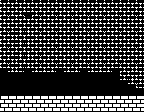

This game map was drawn from its Tiled (.tmx) file and the tilesets committed beside it. A one-line description and the full map source follow:
An orthogonal 18x28 tile map with 8x4 px tiles, 1 tile layer (Capa de Patrones 1).

<map version="1.2" tiledversion="1.2.5" orientation="orthogonal" renderorder="right-down" width="18" height="28" tilewidth="8" tileheight="4" infinite="0" nextlayerid="2" nextobjectid="1">
 <tileset firstgid="1" source="patrones8x4_3.tsx" />
 <layer id="1" name="Capa de Patrones 1" width="18" height="28">
  <data encoding="csv">
81,82,81,82,81,82,81,82,81,82,81,82,81,82,81,82,81,82,
91,92,91,92,91,92,91,92,91,92,91,92,91,92,91,92,91,92,
101,102,101,102,101,102,101,102,101,102,101,102,101,102,101,102,101,102,
111,112,111,200,111,112,111,112,111,112,111,112,111,112,111,112,111,112,
81,82,81,82,81,82,81,82,81,82,81,82,81,82,81,82,81,82,
91,92,91,92,91,92,91,92,91,92,91,92,91,92,91,92,91,92,
101,102,101,102,101,102,101,102,101,102,101,102,101,102,101,102,101,102,
111,112,111,112,111,112,111,112,111,112,111,112,111,112,111,112,111,112,
81,82,91,92,81,82,81,82,81,82,81,82,81,82,81,82,81,82,
91,92,101,102,91,92,91,92,91,92,91,92,91,92,91,92,91,92,
101,102,111,112,81,82,101,102,101,102,101,102,101,102,101,102,101,102,
111,112,91,92,91,92,111,112,111,112,111,112,111,112,111,112,111,112,
81,82,101,102,101,102,81,82,81,82,81,82,81,82,81,82,81,82,
91,92,111,112,111,112,91,92,91,92,91,92,91,92,91,92,91,92,
101,102,91,92,101,102,101,102,101,102,101,102,101,102,101,102,101,102,
111,112,101,102,111,112,111,112,111,112,111,112,111,112,111,112,111,112,
81,82,111,112,81,82,81,82,81,82,81,82,81,82,81,81,82,82,
200,92,81,200,91,92,91,200,91,92,200,92,91,92,200,91,92,82,
200,200,200,200,200,200,200,200,200,200,200,200,200,200,200,101,102,92,
200,200,200,200,200,200,200,200,200,200,200,200,200,200,200,111,112,102,
200,200,200,200,200,200,200,200,200,200,200,200,200,200,200,200,111,112,
200,200,200,200,200,200,200,200,200,200,200,200,200,200,200,200,200,81,
200,200,200,200,200,200,200,200,200,200,200,200,200,200,200,200,200,200,
200,200,200,200,200,200,200,200,200,200,200,200,200,200,200,200,200,200,
1,2,1,2,1,2,1,2,1,2,1,2,1,2,1,2,1,2,
11,12,11,12,11,12,11,12,11,12,11,12,11,12,11,12,11,12,
21,22,21,22,21,22,21,22,21,22,21,22,21,22,21,22,21,22,
31,32,31,32,31,32,31,32,31,32,31,32,31,32,31,32,31,32
</data>
 </layer>
</map>